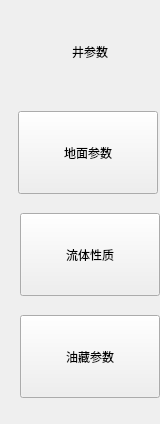
       <widget class="QWidget" name="pageConfigure">
        <property name="geometry">
         <rect>
          <x>0</x>
          <y>0</y>
          <width>160</width>
          <height>424</height>
         </rect>
        </property>
        <attribute name="icon">
         <iconset resource="plunger_ico.qrc">
          <normaloff>:/plunger/icons/configuration.png</normaloff>:/plunger/icons/configuration.png</iconset>
        </attribute>
        <attribute name="label">
         <string>设置</string>
        </attribute>
        <widget class="QToolButton" name="btnWell">
         <property name="geometry">
          <rect>
           <x>20</x>
           <y>10</y>
           <width>140</width>
           <height>83</height>
          </rect>
         </property>
         <property name="sizePolicy">
          <sizepolicy hsizetype="Expanding" vsizetype="Fixed">
           <horstretch>0</horstretch>
           <verstretch>0</verstretch>
          </sizepolicy>
         </property>
         <property name="maximumSize">
          <size>
           <width>16777215</width>
           <height>120</height>
          </size>
         </property>
         <property name="cursor">
          <cursorShape>ArrowCursor</cursorShape>
         </property>
         <property name="styleSheet">
          <string notr="true"/>
         </property>
         <property name="text">
          <string>井参数</string>
         </property>
         <property name="icon">
          <iconset resource="plunger_ico.qrc">
           <normaloff>:/plunger/icons/well_trajectory.png</normaloff>:/plunger/icons/well_trajectory.png</iconset>
         </property>
         <property name="iconSize">
          <size>
           <width>45</width>
           <height>60</height>
          </size>
         </property>
         <property name="checkable">
          <bool>true</bool>
         </property>
         <property name="checked">
          <bool>false</bool>
         </property>
         <property name="popupMode">
          <enum>QToolButton::InstantPopup</enum>
         </property>
         <property name="toolButtonStyle">
          <enum>Qt::ToolButtonTextUnderIcon</enum>
         </property>
         <property name="autoRaise">
          <bool>true</bool>
         </property>
        </widget>
        <widget class="QToolButton" name="btnSurface">
         <property name="geometry">
          <rect>
           <x>18</x>
           <y>111</y>
           <width>140</width>
           <height>83</height>
          </rect>
         </property>
         <property name="sizePolicy">
          <sizepolicy hsizetype="Expanding" vsizetype="Minimum">
           <horstretch>0</horstretch>
           <verstretch>0</verstretch>
          </sizepolicy>
         </property>
         <property name="maximumSize">
          <size>
           <width>16777215</width>
           <height>120</height>
          </size>
         </property>
         <property name="focusPolicy">
          <enum>Qt::StrongFocus</enum>
         </property>
         <property name="styleSheet">
          <string notr="true"/>
         </property>
         <property name="text">
          <string>地面参数</string>
         </property>
         <property name="icon">
          <iconset resource="plunger_ico.qrc">
           <normaloff>:/plunger/icons/valve.png</normaloff>:/plunger/icons/valve.png</iconset>
         </property>
         <property name="iconSize">
          <size>
           <width>45</width>
           <height>60</height>
          </size>
         </property>
         <property name="checkable">
          <bool>true</bool>
         </property>
         <property name="toolButtonStyle">
          <enum>Qt::ToolButtonTextUnderIcon</enum>
         </property>
        </widget>
        <widget class="QToolButton" name="btnFluid">
         <property name="geometry">
          <rect>
           <x>20</x>
           <y>213</y>
           <width>140</width>
           <height>83</height>
          </rect>
         </property>
         <property name="sizePolicy">
          <sizepolicy hsizetype="Expanding" vsizetype="Minimum">
           <horstretch>0</horstretch>
           <verstretch>0</verstretch>
          </sizepolicy>
         </property>
         <property name="maximumSize">
          <size>
           <width>16777215</width>
           <height>120</height>
          </size>
         </property>
         <property name="styleSheet">
          <string notr="true"/>
         </property>
         <property name="text">
          <string>流体性质</string>
         </property>
         <property name="icon">
          <iconset resource="plunger_ico.qrc">
           <normaloff>:/plunger/icons/oil.png</normaloff>:/plunger/icons/oil.png</iconset>
         </property>
         <property name="iconSize">
          <size>
           <width>45</width>
           <height>60</height>
          </size>
         </property>
         <property name="checkable">
          <bool>true</bool>
         </property>
         <property name="toolButtonStyle">
          <enum>Qt::ToolButtonTextUnderIcon</enum>
         </property>
        </widget>
        <widget class="QToolButton" name="btnReservoir">
         <property name="geometry">
          <rect>
           <x>20</x>
           <y>315</y>
           <width>140</width>
           <height>83</height>
          </rect>
         </property>
         <property name="sizePolicy">
          <sizepolicy hsizetype="Expanding" vsizetype="Minimum">
           <horstretch>0</horstretch>
           <verstretch>0</verstretch>
          </sizepolicy>
         </property>
         <property name="maximumSize">
          <size>
           <width>16777215</width>
           <height>120</height>
          </size>
         </property>
         <property name="styleSheet">
          <string notr="true"/>
         </property>
         <property name="text">
          <string>油藏参数</string>
         </property>
         <property name="icon">
          <iconset resource="plunger_ico.qrc">
           <normaloff>:/plunger/icons/reservoir.png</normaloff>:/plunger/icons/reservoir.png</iconset>
         </property>
         <property name="iconSize">
          <size>
           <width>45</width>
           <height>60</height>
          </size>
         </property>
         <property name="checkable">
          <bool>true</bool>
         </property>
         <property name="toolButtonStyle">
          <enum>Qt::ToolButtonTextUnderIcon</enum>
         </property>
        </widget>
       </widget>
